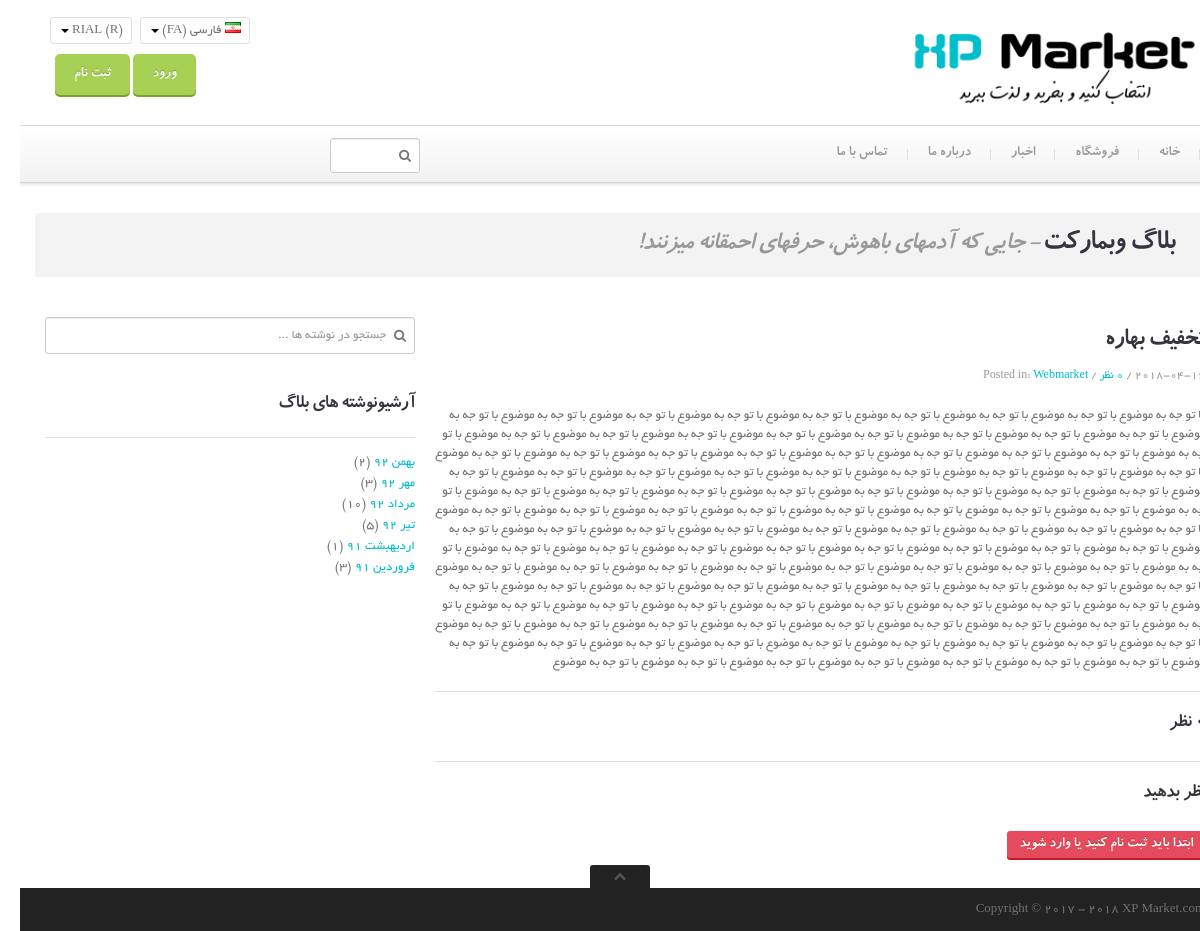
The app's page /blog-single.php?newsid=4, older data.
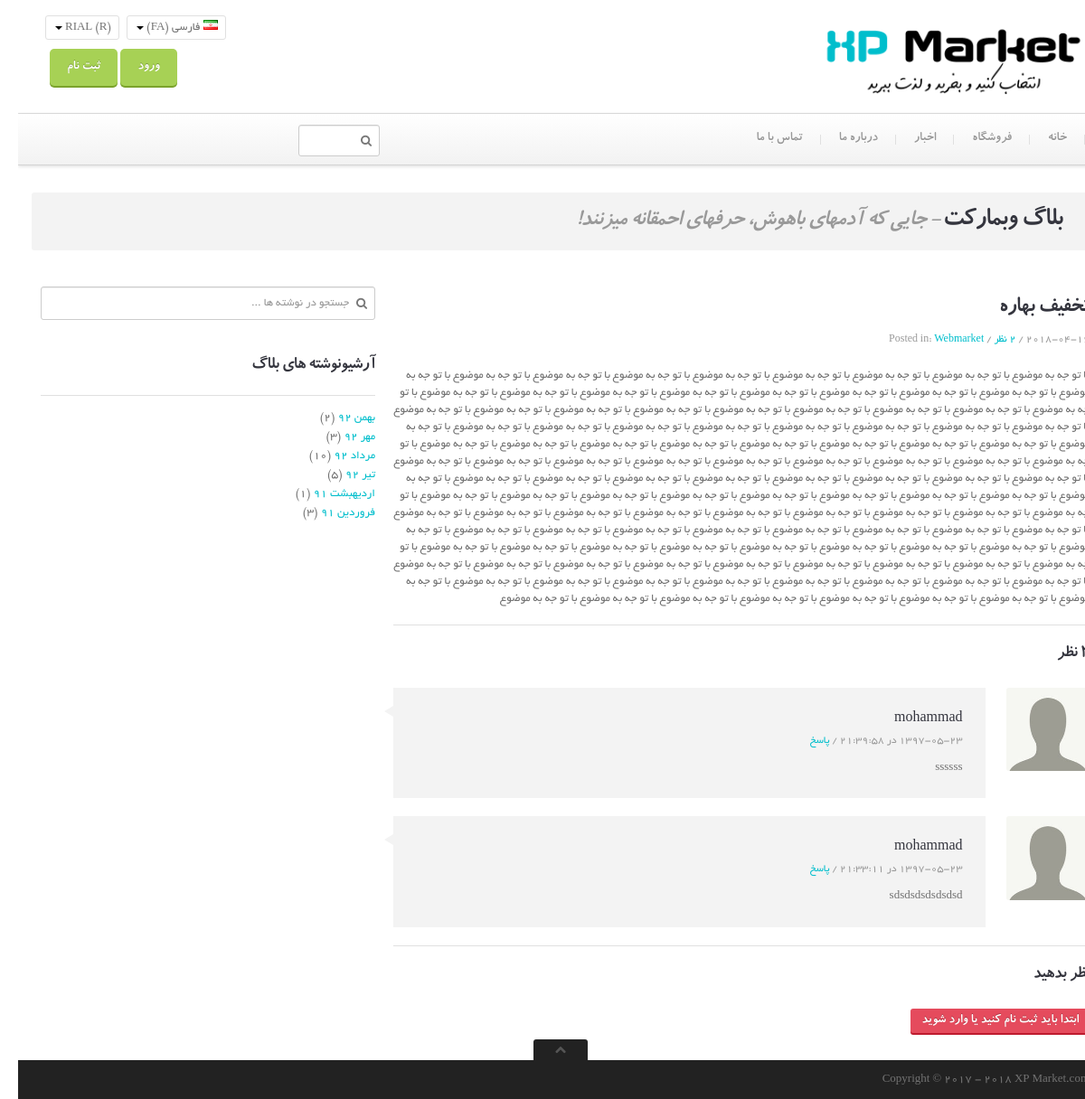
The same page, newer data.
### tables this page shows
CREATE TABLE IF NOT EXISTS `news` (
  `id` int(11) NOT NULL AUTO_INCREMENT,
  `subject` varchar(200) NOT NULL,
  `content` text NOT NULL,
  `date` date NOT NULL,
  `time` date DEFAULT NULL,
  PRIMARY KEY (`id`)
);

CREATE TABLE IF NOT EXISTS `comment_news` (
  `id` int(11) NOT NULL AUTO_INCREMENT,
  `news_id` int(11) NOT NULL,
  `user_id` int(11) NOT NULL,
  `comment` text NOT NULL,
  `date` date NOT NULL,
  `time` time NOT NULL,
  PRIMARY KEY (`id`)
);

CREATE TABLE IF NOT EXISTS `user` (
  `id` int(11) NOT NULL AUTO_INCREMENT,
  `username` varchar(70) NOT NULL,
  `password` varchar(70) NOT NULL,
  PRIMARY KEY (`id`)
);

### blog-single.php (the view, shortened to what this page needs)
<!DOCTYPE html>
 <html class="no-js">
  <head>
    <link href="stylesheets/bootstrap.css" rel="stylesheet">
    <link href="stylesheets/responsive.css" rel="stylesheet">
    <link rel="stylesheet" href="js/rs-plugin/css/settings.css" type="text/css"/>
    <link rel="stylesheet" href="js/jquery-ui-1.10.3/css/smoothness/jquery-ui-1.10.3.custom.min.css" type="text/css"/>
    <link rel="stylesheet" href="js/prettyphoto/css/prettyPhoto.css" type="text/css"/>
    <link href="stylesheets/main.css" rel="stylesheet">
  </head>
  <body class="">
    <div class="master-wrapper">
   <?php
   require("inc/header.php");
   ?>
    <div class="container">
        <div class="push-up top-equal blocks-spacer">
            <div class="row">
                <div class="span12">
                    <div class="title-area">
                        <h1 class="inline"><span class="light">بلاگ</span> وبمارکت</h1>
                        <h2 class="inline tagline">- جایی که آدمهای باهوش، حرفهای احمقانه میزنند!</h2>
                    </div>
                </div>
                <section class="span8 single single-post">
                    <?php
                    require("inc/connect.php");
                    $id=$_GET["newsid"];
                    $news="SELECT * FROM `news` WHERE id='$id'";
                    $result=mysqli_query($sql,$news);
                    if(mysqli_num_rows($result)) {
                        $row = mysqli_fetch_assoc($result);
                        $idc=$row["id"];
                        $counter="SELECT count(id) as counter from `comment_news` where news_id='$idc'";
                        $re=mysqli_query($sql,$counter);
                        $r=mysqli_fetch_assoc($re);
                        echo '<article class="post format-video">
                        <div class="post-inner">
                            <div class="post-title">
                            	<h2>' . $row["subject"] . '</h2>
                            	<div class="metadata">
                            	    ' . $row["date"] . ' /
                            	    <a href="#">'.$r["counter"].' نظر </a> /
                            	    Posted in: <a title="View all posts in aciform" href="#">Webmarket</a>
                            	</div>
                            </div>
                            <p>
                               ' . $row["content"] . '
                            </p>
                        </div>
                    </article>';
                    }
                    ?>
                    <hr />
                    <section id="comments" class="comments-container">
                        <?php
                        $counter="SELECT count(id) as counter from comment_news where news_id='$id'";
                        $res=mysqli_query($sql,$counter);
                        $row=mysqli_fetch_assoc($res);
                        echo '<h3 class="push-down-25"><span class="light">'.$row["counter"].'</span> نظر</h3>';
                        ?>
                        <?php
                        $sel_comment=("SELECT * FROM `user`,`comment_news` where user.id=comment_news.user_id and comment_news.news_id='$id' ORDER BY comment_news.id DESC ");
                        $result3=mysqli_query($sql,$sel_comment);
                        if(mysqli_num_rows($result3) >0) {
                            while ($row3 = mysqli_fetch_assoc($result3)) {
                                echo '<div class="single-comment clearfix">
                                    <div class="avatar-container">
                                        <img src="images/dummy/avatars/avatar-1.jpg" alt="avatar" class="avatar" width="184" height="184" />
                                    </div>
                                    <div class="comment-content">
                                        <div class="comment-inner">
                                            <cite class="author-name">
                                                <span class="light">'.$row3["username"].'</span>
                                            </cite>
                                            <div class="metadata">
                                                '.$row3["date"].' در '.$row3["time"].'   /  <a href="#">پاسخ</a>
                                            </div>
                                            <div class="comment-text">
                                            <p>'.$row3["comment"].'</p>
                                            </div>
                                        </div>
                                    </div>
                                </div>';
                            }
                        }
                        ?>
                        <hr />
                        <h3 class="push-down-25"><span class="light">نظر</span> بدهید</h3>
                        <?php
                        if($_SESSION["user"]==true) {
                            echo '<form id="commentform" method="POST" action="inc/send_commentn.php?userid='.$_SESSION["user_id"].'&newsid='.$id.'" class="form form-inline form-comments">
                                    <p class="push-down-20">
                                        <textarea class="input-block-level" tabindex="4" rows="7" cols="70" id="comment" name="comment" placeholder="نظرتان را در اینجا بنویسید ..." required></textarea>
                                    </p>
                                    <p>
                                        <button class="btn btn-primary bold" type="submit" tabindex="5" id="submit" name="submit">ارسال نظر</button>
                                    </p>
                                </form>';
                        }else{
                            echo' <button class="btn btn-primary bold" tabindex="5">ابتدا باید ثبت نام کنید یا وارد شوید</button>';
                        }
                        ?>
                    </section>
                </section>
                <aside class="span4 right-sidebar">
                    <div class="sidebar-item widget_search">
                        <form class="form" action="blog-search.php" id="searchform" method="get" role="search">
                            <input type="text" id="appendedInputButton" class="input-block-level" name="search" placeholder="جستجو در نوشته ها ...">
                            <button type="submit">
                                <i class="icon-search"></i>
                            </button>
                        </form>
                    </div>
                    <div class="sidebar-item widget_archive">
                        <div class="underlined">
                            <h3><span class="light">آرشیو</span>نوشته های بلاگ</h3>
                        </div>
                        <ul>
                            <li><a title="February 2013" href="http://localhost/themeforest/wp-theme/2013/02/">بهمن 92</a>&nbsp;(2)</li>
                            <li><a title="September 2008" href="http://localhost/themeforest/wp-theme/2008/09/">مهر 92</a>&nbsp;(3)</li>
                            <li><a title="June 2008" href="http://localhost/themeforest/wp-theme/2008/06/">مرداد 92</a>&nbsp;(10)</li>
                            <li><a title="May 2008" href="http://localhost/themeforest/wp-theme/2008/05/">تیر 92</a>&nbsp;(5)</li>
                            <li><a title="April 2008" href="http://localhost/themeforest/wp-theme/2008/04/">اردیهبشت 91</a>&nbsp;(1)</li>
                            <li><a title="March 2008" href="http://localhost/themeforest/wp-theme/2008/03/">فروردین 91</a>&nbsp;(3)</li>
                        </ul>
                    </div>
                </aside>
            </div>
        </div>
    </div>
    <?php
    require("inc/footer.php");
    ?>
    </div>
  </body>
</html>

### inc/header.php (shortened to what this page needs)
<header id="header">
    <div class="container">
        <div class="row">
            <div class="span7">
                <a href="index.php">
                <img src="images/xp-logo.png" width="300" height="100" style="padding: 20px 0;"/>
                </a>
            </div>
            <div class="span5">
                <div class="topmost-line">
                    <div class="lang-currency">
                        <div class="dropdown js-selectable-dropdown">
                            <a data-toggle="dropdown" class="selected" href="#"><span class="js-change-text"><i class="famfamfam-flag-ir"></i> فارسی (FA)</span> <b class="caret"></b></a>
                        </div>
                        <div class="dropdown js-selectable-dropdown">
                            <a data-toggle="dropdown" class="selected" href="#"><span class="js-change-text">RIAL (R)</span> <b class="caret"></b></a>
                        </div>
                    </div>
                </div>
                <div class="top-right">
                    <div class="register">
		    <?php
                        if($_SESSION["user"]==false) {
                         echo   '<a href="#loginModal" role="button" data-toggle="modal"><button class="btn btn-success btn-large push-down-10">ورود</button></a>
                                <a href="#registerModal" role="button" data-toggle="modal"><button class="btn btn-success btn-large push-down-10">ثبت نام</button></a>';
                        }else if($_SESSION["user"]==true){
                          echo   '<a href="inc/exit.php" role="button" data-toggle="modal"><button class="btn btn-danger btn-large push-down-10">خروج</button></a>';
                        }
                        ?>
                    </div>
                </div>
            </div>
        </div>
    </div>
</header>
<div class="navbar navbar-static-top" id="stickyNavbar">
  <div class="navbar-inner">
    <div class="container">
      <div class="row">
        <div class="span9">
            <div class="nav-collapse collapse">
              <ul class="nav" id="mainNavigation">
                <li class="dropdown">
                    <a href="index.php" class="dropdown-toggle"> خانه </a>
                </li>
                <li class="dropdown">
                    <a href="shop.php?pageid=1" class="dropdown-toggle"> فروشگاه</a>
                </li>
                <li class="dropdown">
                    <a href="blog.php?pageid=1" class="dropdown-toggle">اخبار</a>
                </li>
                <li class="dropdown">
                    <a href="about-us.php" class="dropdown-toggle">درباره ما</a>
                </li>
                <li class="dropdown">
                    <a href="contact.php" class="dropdown-toggle">تماس با ما</a>
                </li>
              </ul>
              <form class="navbar-form pull-right" action="shop_search.php" method="get">
                  <button type="submit"><span class="icon-search"></span></button>
                  <input type="text" class="span1" name="search" id="navSearchInput">
              </form>
            </div>
        </div>
      </div>
    </div>
  </div>
</div>

### inc/footer.php
<footer>
    <div class="foot-last">
        <a href="#" id="toTheTop">
            <span class="icon-chevron-up"></span>
        </a>
        <div class="container">
            <div class="row">
                <div class="span6">
                    Copyright © 2017 - 2018 XP Market.com
                </div>
            </div>
        </div>
    </div>
</footer>

### stylesheets/responsive.css (style rules this page uses)
.clearfix { *zoom: 1; }
.clearfix:before, .clearfix:after { display: table; content: ""; line-height: 0; }
.clearfix:after { clear: both; }
.input-block-level { display: block; width: 100%; min-height: 37px; -webkit-box-sizing: border-box; -moz-box-sizing: border-box; box-sizing: border-box; }
@media (min-width: 1200px) { .row { *zoom: 1; margin-left: -30px; } }
@media (min-width: 1200px) { .row:before, .row:after { display: table; content: ""; line-height: 0; } }
@media (min-width: 1200px) { .row:after { clear: both; } }
@media (min-width: 1200px) { [class*="span"] { float: right; min-height: 1px; margin-left: 20px; } }
@media (min-width: 1200px) { .container, .navbar-static-top .container, .navbar-fixed-top .container, .navbar-fixed-bottom .container { width: 1170px; } }
@media (min-width: 1200px) { .span12 { width: 1170px; } }
@media (min-width: 1200px) { .span9 { width: 870px; } }
@media (min-width: 1200px) { .span8 { width: 770px; } }
@media (min-width: 1200px) { .span7 { width: 670px; } }
@media (min-width: 1200px) { .span6 { width: 570px; } }
@media (min-width: 1200px) { .span5 { width: 470px; } }
@media (min-width: 1200px) { .span4 { width: 370px; } }
@media (min-width: 1200px) { .span1 { width: 70px; } }
@media (min-width: 1200px) { input, textarea, .uneditable-input { margin-left: 0; } }
@media (min-width: 1200px) { input.span1, textarea.span1, .uneditable-input.span1 { width: 56px; } }
@media (min-width: 980px) { .nav-collapse.collapse { height: auto !important; overflow: visible !important; } }

Row changes from the older to the newer data that the page shows:
now on this page (row edited): comment_news: user.username "mohammad", date "1397-05-23", time "21:39:58", comment "ssssss"
now on this page (row edited): comment_news: user.username "mohammad", date "1397-05-23", time "21:33:11", comment "sdsdsdsdsdsdsd"
Text that changed along with them:
$r["counter"]: "0" → "2"
$row["counter"]: "0" → "2"
